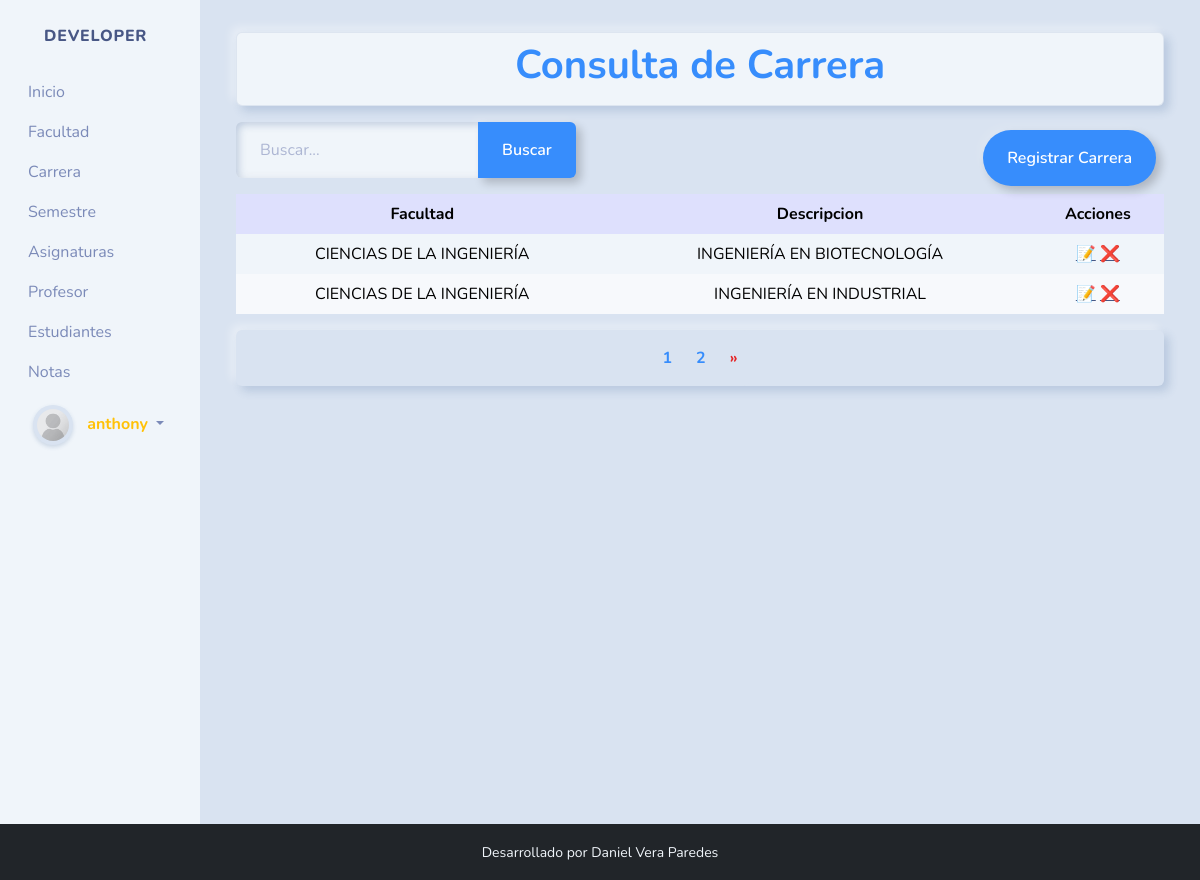
Screenshot of /carreras/ (signed in) with the database file from the repository.
### notas/models.py (models this page shows, shortened)
class Carrera(models.Model):
    facultad = models.ForeignKey(Facultad, on_delete=models.CASCADE)
    description = models.CharField('Descripcion', max_length=200)
    isactive = models.BooleanField('Estado', default=True)
    class Meta:
        verbose_name = ('Carrera')
        verbose_name_plural = ('Carreras')
        ordering = ['description']

class Facultad(models.Model):
    description = models.CharField('Descripcion', max_length=200)
    isactive = models.BooleanField('Estado', default=True)
    class Meta:
        verbose_name = ('Facultad')
        verbose_name_plural = ('Facultades')
        ordering = ['description']
    def __str__(self):
        return f"{self.description}"

### notas/views.py (the view)
# urls.py: path('carreras/', views.carrera,name="carreras"),
@login_required
def carrera(request):
    return model_list(request, Carrera, "Carrera", "carreras.html", ["description"])

### notas/views.py (called while the page is built)
@login_required
def model_list(request, model, title, template, fields):
    context, objects = None, None
    try:
        q = request.GET.get('q')
        filter_conditions = Q()
        if q:
            for field in fields:
                filter_conditions |= Q(**{f'{field}__icontains': q})
        objects = model.objects.filter(filter_conditions)
        paginator = Paginator(objects,2)
        pagina = request.GET.get('page', 1)
        paginated_objects = paginator.get_page(pagina)
        context = {
            'objects': paginated_objects,
            'title': f'Consulta de {title}',
            'paginator': paginator,
            'num_pages': paginator.num_pages,
        }
        return render(request, template, context)
    except Exception as e:
        return render(request, template, {'title': f'Consulta de {title}', 'error': f'Ha ocurrido un error en la consulta: {e}'})

### notas/templates/carreras.html (shortened to what this page needs)
{% extends "base.html" %}
{% load static %}
{% block content %}
<div class="container">
  <div class="py-2 mt-2 border border-1 shadow rounded text-center bg-light">
    <h1 class="fw-bold text-primary">{{ title }}</h1>
  </div>
  <div class="mt-3">
    <div class="mt-2 d-flex justify-content-between flex-wrap">
      <form action="" style="max-width: 450px;">
        <div class="input-group">
          <input type="text" class="form-control" placeholder="Buscar..." name="q" value="{{ request.GET.q }}" minlength="2">
          <button class="btn btn-outline-primary" data-bs-toggle="tooltip"
            data-bs-title="Escriba y haga clic en buscar">
            Buscar
          </button>
        </div>
      </form>
      <div class="m-2">
        <a href="{% url 'create_carrera' %}" class="btn btn-outline-primary " data-bs-toggle="tooltip"
          data-bs-title="Ingresar un nueva Carrera">
          Registrar Carrera
        </a>
      </div>
    </div>
  </div>
  <div class="table-responsive">
    <table class="table table-fluid">
      <thead class="text-center text-light table-info">
        <tr>
          <th>Facultad</th>
          <th>Descripcion</th>
          <th>Acciones</th>
        </tr>
      </thead>
      <tbody class="table-light">
        {% for carrera in objects %}
        <tr class="{% cycle 'table-default' 'table-secondary' %}">
          <td class="text-center">{{ carrera.facultad|upper }}</td>
          <td class="text-center">{{ carrera.description|upper }}</td>
          <td class="text-center">
            <a href="{% url 'update_carrera' carrera.id %}" data-bs-toggle="tooltip"
              data-bs-title="Editar la carrera">📝</a>
            <a href="{% url 'delete_carrera' carrera.id %}" data-bs-toggle="tooltip"
              data-bs-title="Eliminar la carrera">❌</a>
          </td>
        </tr>
        {% endfor %}
      </tbody>
    </table>
  </div>
  {% if paginator.num_pages > 1 %}
  <ul class="pagination">
    {% for page_num in paginator.page_range %}
    <li class="page-item text-danger fw-bold {% if page_num == objects.number %}active{% endif %}">
      <a class="page-link text-primary fw-bold" href="{% url 'carreras' %}?page={{ page_num }}">{{ page_num }}</a>
    </li>
    {% endfor %}
    {% if objects.has_next %}
    <li class="page-item">
      <a class="page-link text-danger fw-bold" href="{% url 'carreras' %}?page={{ objects.next_page_number }}">»</a>
    </li>
    {% endif %}
  </ul>
  {% endif %}
</div>
{% endblock content %}

### notas/templates/base.html (shortened to what this page needs)
<!DOCTYPE html>
<html lang="es">
<head>
  {% load static%}
  <link rel="stylesheet" href={% static 'css/bootstrap.min.css' %}>
  <link rel="stylesheet" href={% static 'css/estilos.css' %}>
  <link rel="stylesheet" href="https://cdn.jsdelivr.net/npm/bootstrap-icons@1.11.1/font/bootstrap-icons.css">
</head>
<body>
  <div class="container-fluid">
    <div class="row">
      <nav id="sidebar" class="col-md-3 col-lg-2 bg-light sidebar">
        <div id="sidebar-data" class="collapse d-md-block">
          <a class="sidebar-brand d-flex align-items-centerjustify-content-center" href={% url 'home' %}>
            <div class="sidebar-brand-text mx-3">Developer</div>
          <ul class="nav flex-column">
            <li class="nav-item">
              <a class="nav-link active" href={% url 'home' %}>Inicio
            </li>
            <li class="nav-item">
              <a class="nav-link" href={% url 'facultades' %}>Facultad</a>
            </li>
            <li class="nav-item">
              <a class="nav-link" href={% url 'carreras' %}>Carrera</a>
            </li>
            <li class="nav-item">
              <a class="nav-link" href={% url 'semestres' %}>Semestre</a>
            </li>
            <li class="nav-item">
              <a class="nav-link" href={% url 'asignaturas' %}>Asignaturas</a>
            </li>
            <li class="nav-item">
              <a class="nav-link" href={% url 'teachers' %}>Profesor</a>
            </li>
            <li class="nav-item">
              <a class="nav-link" href={% url 'students' %}>Estudiantes</a>
            </li>
            <li class="nav-item">
              <a class="nav-link" href={% url 'notas' %}>Notas</a>
            </li>
          </ul>
          <ul class="nav flex-column">
            {% if user.is_authenticated %}
            <li class="nav-item dropdown" id="profile-image-container">
              <a class="nav-link dropdown-toggle" href="#" id="profileDropdown" role="button" data-bs-toggle="dropdown"
                aria-haspopup="true" aria-expanded="false">
                <img id="profile-image" src="" alt="Imagen de perfil" class="img-thumbnail profile-image">
                <span class="text-warning username">{{ user.username }}</span>
              </a>
            </li>
            {% else %}
            <li class="nav-item"><a class="nav-link" href="{% url 'login' %}">Iniciar Sesión</a></li>
            {% endif %}
          </ul>
        </div>
      </nav>
      <main class="col-md-9 ms-sm-auto col-lg-10 px-md-4 mt-4" id="content-wrapper">
        {% block content %}
        {% endblock content %}
      </main>
    </div>
  </div>
</body>
<footer class="bg-dark text-light">
  <div class="container">
    <div class="row">
      <div class="col-md-12 text-center py-3">
        <small>Desarrollado por Daniel Vera Paredes</small>
      </div>
    </div>
  </div>
</footer>
</html>

### static/css/estilos.css (style rules this page uses)
#content-wrapper { min-height: 100vh; }
.sidebar .sidebar-brand { text-decoration: none; font-size: 1rem; font-weight: 800; padding: 1.5rem 1rem; text-align: center; text-transform: uppercase; letter-spacing: 0.05rem; z-index: 1; }
#profile-image-container { display: flex; align-items: center; padding: 5px; }
.profile-image { width: 40px; height: 40px; border-radius: 50%; margin-right: 10px; }
.username { font-weight: bold; }

### rows the page displays
Carrera: facultad "CIENCIAS DE LA INGENIERÍA", description "INGENIERÍA EN BIOTECNOLOGÍA"
Carrera: facultad "CIENCIAS DE LA INGENIERÍA", description "INGENIERÍA EN INDUSTRIAL"

### other values shown
{{ user.username }} "anthony"
{{ title }} "Consulta de Carrera"
{{ page_num }} "1" "2"
